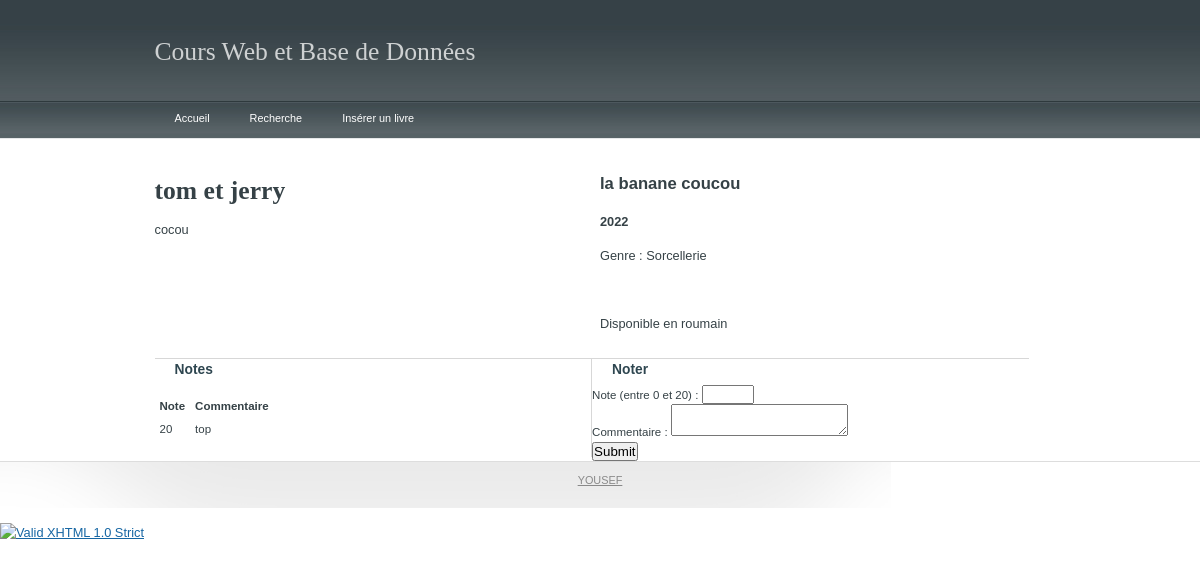
Screenshot of /details.php?id=4 with the database file from the repository.
### tables this page shows
CREATE TABLE `Livre` (
  `id` int(11) NOT NULL,
  `titre` text NOT NULL,
  `descriptif` text NOT NULL,
  `langueID` int(11) NOT NULL,
  `auteurID` int(11) NOT NULL,
  `anneeID` int(11) NOT NULL,
  `genreID` int(11) NOT NULL,
  `lieuID` int(11) NOT NULL,
  `url` varchar(450) NOT NULL
);

CREATE TABLE `Auteur` (
  `id` int(11) NOT NULL,
  `nom` text NOT NULL,
  `prenom` text NOT NULL
);

CREATE TABLE `Annee` (
  `id` int(11) NOT NULL,
  `name` int(11) NOT NULL
);

CREATE TABLE `Genre` (
  `id` int(11) NOT NULL,
  `name` text NOT NULL
);

CREATE TABLE `Langue` (
  `id` int(11) NOT NULL,
  `name` text NOT NULL
);

CREATE TABLE `Note` (
  `id` int(11) NOT NULL,
  `livreID` int(11) NOT NULL,
  `note` int(11) NOT NULL,
  `commentaire` varchar(600) NOT NULL
);

### SearchFunctions.php (called while the page is built, shortened)
<?php
function searchNotes($idLivre) {
    $bdd = try_connection();
    $query = "SELECT * FROM Note WHERE livreID = :idLivre";
    $notesSearch = $bdd->prepare($query);
    $notesSearch->bindParam(":idLivre", $idLivre);
    $notesSearch->execute();
    $resultat = $notesSearch->fetchAll(PDO::FETCH_ASSOC);
    if (!empty($resultat))
        return $resultat;
    else
        return null;
}
function searchBookByID($id) {
    $bdd = try_connection();
    $query = "SELECT
              b.id AS Id,
              b.titre AS Titre,
              b.descriptif AS Descriptif,
              b.url AS Lien,
              g.name AS Genre,
              a.name AS Annee,
              o.nom AS NomAuteur,
              o.prenom AS PrenomAuteur,
              l.name AS Langue
              FROM
              Livre b,
              Genre g,
              Annee a,
              Auteur o,
              Langue l
              WHERE
              g.id = b.genreID AND
              a.id = b.anneeID AND
              o.id = b.auteurID AND
              l.id = b.langueID AND
              b.id = '$id'";
    $result = $bdd->query($query);
    $resultat = $result->fetch(PDO::FETCH_ASSOC);
    return $resultat;
}

### details.php (the view, shortened to what this page needs)
<!DOCTYPE html PUBLIC "-//W3C//DTD XHTML 1.0 Strict//EN" "http://www.w3.org/TR/xhtml1/DTD/xhtml1-strict.dtd">
<html xmlns="http://www.w3.org/1999/xhtml" xmlns="http://www.w3.org/1999/html" xml:lang="cs" lang="cs">
<head>
    <link href="css/styleyoss.css" type="text/css" rel="stylesheet"/>
</head>
<?php
$idLivre = $_GET["id"];
$book = searchBookByID($idLivre);
$notes = searchNotes($idLivre);
?>
<body>
<div id="layout">
    <div id="header">
        <h1 id="logo"><a href="./" title="Cours Web et Base de Données">Cours Web et Base de Données</a></h1>
    </div>
    <div id="nav" class="box">
        <ul>
            <li><a href="index.php">Accueil</a></li>
            <li><a href="search.php">Recherche</a></li>
            <li><a href="insert.php">Insérer un livre</a></li>
        </ul>
    </div>
    <div id="container" class="box">
        <div id="contenu" class="content box">
            <div class="in">
                <div class="title">
                    <p>
                    <h2><?php echo $book["NomAuteur"]. " ".$book["PrenomAuteur"]; ?></h2>
                    <h5><?php echo $book["Annee"]; ?></h5>
                    <P>Genre : <?php echo $book["Genre"]; ?></p> <br/>
                    <p>Disponible en <?php echo $book["Langue"]; ?></p>
                    </p>
                </div>
                <div class="descriptif">
                    <h1><?php echo $book["Titre"]; ?></h1>
                    <?php echo $book["Descriptif"]; ?><br/>
                </div>
            <ul class="columns">
                <li class="col2">
                    <h3>Notes</h3>
                    <table>
                        <tr>
                            <th>Note</th>
                            <th>Commentaire</th>
                        </tr>
                        <?php
                            foreach ($notes as $note) {
                                echo "<tr>";
                                echo "<td>";
                                echo $note["note"];
                                echo "</td>";
                                echo "<td>";
                                echo $note["commentaire"];
                                echo "</td>";
                                echo "</tr>";
                            }
?>
                    </table>
                </li>
                <li class="col3">
                    <h3>Noter</h3>
                    <p>
                        <form action="insertcomment.php" method="get">
                            <label for="note">Note (entre 0 et 20) : </label>
                            <input type="number" min="0" max="20"  name="note"/><br>
                            <label for="comment">Commentaire : </label>
                             <textarea name="comment"></textarea><br>
                            <input type="submit"/>
                        </form>
                    </p>
                </li>
                         </ul>
            </div>
        </div>
        <div>
            <div id="footer" class="shadow">
                <div class="f-left"><a href="#">YOUSEF</a></div>
            </div>
        </div>
        <p>
            <a href="http://validator.w3.org/check?uri=referer"><img
                        src="http://www.w3.org/Icons/valid-xhtml10" alt="Valid XHTML 1.0 Strict" height="31" width="88" /></a>
        </p>
</body>
</html>

### css/styleyoss.css (style rules this page uses)
* { margin:0; padding:0; }
body { padding: 0; background: #fff url("../img/bg.jpg") repeat-x; font: 0.8em/1.5 "arial",sans-serif; color: #354146; text-align: center; }
a { color:#1666a3; }
a:link { color:#1666a3; }
h1, h2, h3, h4, h5, h6 { margin:15px 0 10px 0; }
h1 { font-size:200%; font-family: Times; }
h1#logo a { color: #ced1d2; text-decoration: none; display: block;padding: 18px 0 17px; font-weight: normal; }
h2 { font-size:130%; color: #354146;font-weight: bold; padding: 0;margin:0; }
h3 { font-size:120%; }
h5 { font-size:100%; }
#layout { text-align:left; }
#container { clear: both; }
#header { width:891px; margin:0 auto; }
#nav { width:891px; margin:0 auto; }
#nav ul { margin:0; padding:0; list-style:none;height: 35px; }
#nav ul li { float:left; display:block; margin:0; padding:0; }
#nav ul li a { display: block; float: left; font-size: 85%; color: #fff; text-decoration: none; padding: 12px 20px 10px; text-align: center; }
.content { padding: 0 0 0 0; z-index: 10; width:891px; margin:0 auto; }
.content .in { padding: 20px 0 30px; }
.shadow { border-top: 1px solid #dddddd; padding: 10px 0; background: url("../img/shadow.jpg") no-repeat; }
.columns { list-style: none;margin:10px 0 0 0;padding:0; font-size: 90%; }
.columns li { float: left; width: 49%; }
.columns li.col2 { border-right: 1px solid #d7d7d7;border-top: 1px solid #d7d7d7; }
.columns li h3 { padding: 0 10px;color: #2e4650; margin: 0 0 5px; }
.columns li.col2 h3 { padding-left: 20px; }
.columns li.col3 h3 { padding-left: 20px; }
.columns li.col3 { border-top: 1px solid #d7d7d7; }
.columns li p { line-height: 22px;padding: 0 20px 0 10px; margin: 0; color: #3f4345; }
.columns li.col3 p { padding: 0 10px 0 20px; }
.title { width: 50%; float: right; }
.descriptif { width: 50%; float: left; }
#footer { width:100%; margin:0 auto; clear:both; font-size: 85%; padding-bottom: 20px; color: #898989; text-align: center; }
#footer a { color: #898989; }
#footer .f-left, #footer .f-right { padding: 0 10px; }
p { margin:15px 0; }
p { text-align: justify; }
table { margin:15px 0; border-collapse:collapse; border-spacing:0; font-size:100%; }
th { text-align:center; font-weight:bold; }
th, td { padding:3px 5px; }
ul, ol { display:block; margin:15px 0 15px 40px; }
li { display:list-item; }
ul li a { text-decoration:underline; }
.box { min-height:1px; }
.box:after { display:block; visibility:hidden; clear:both; line-height:0; font-size:0; content:"."; }

### rows the page displays
livre: auteurID.nom "la banane", auteurID.prenom "coucou", anneeID.name "2022", genreID.name "Sorcellerie", langueID.name "roumain", titre "tom et jerry", descriptif "cocou"
note: note "20", commentaire "top"
